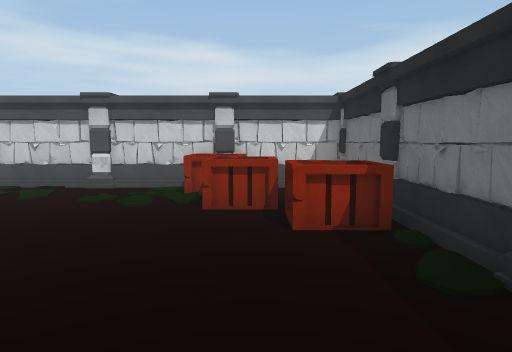
view 1 (above)

16 first-person views from a walk through a 3-D level made in the Unity game engine. The camera is 1.5 m above the floor, tilts 6° down and sees 75° across. The floor is counted in squares, 1 m on a side. Each view is taken from the middle of a square. On the plan, view 1 faces up. The plan holds only what a view shows up to about 15 squares ahead; the rest is blank. The place goes on beyond the plan. The player character is not drawn.

view 2
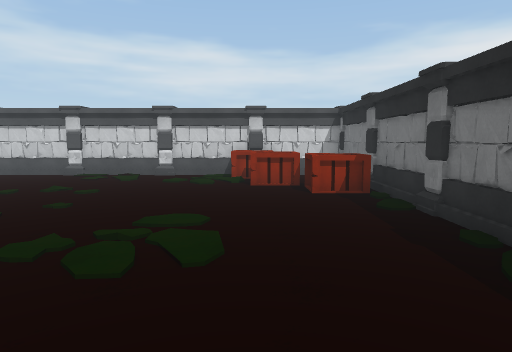

view 3
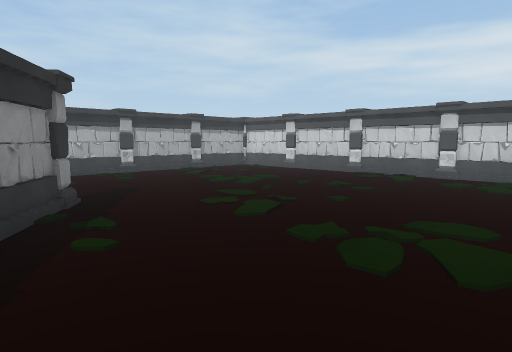

view 4
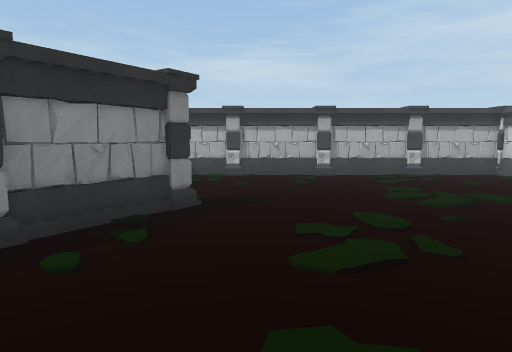

view 5
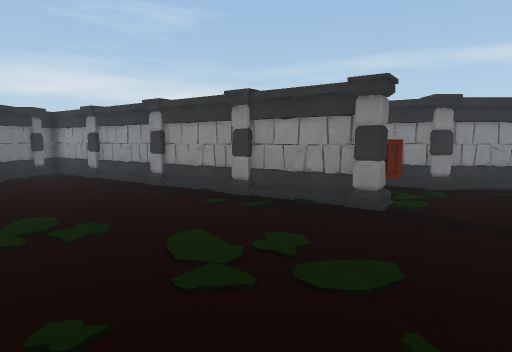

view 6
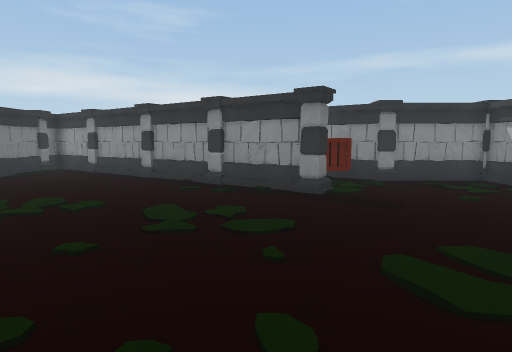

view 7
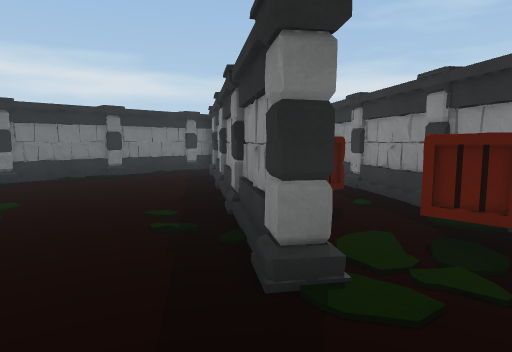

view 8
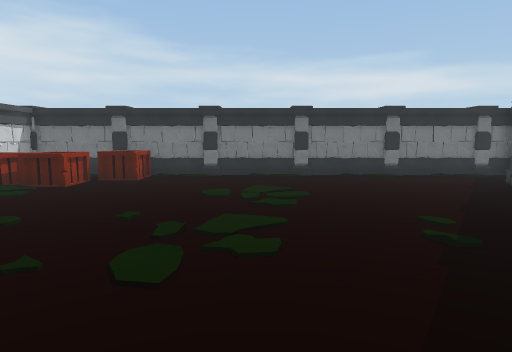

view 9
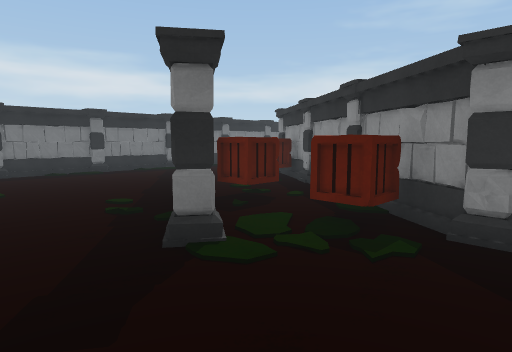

view 10
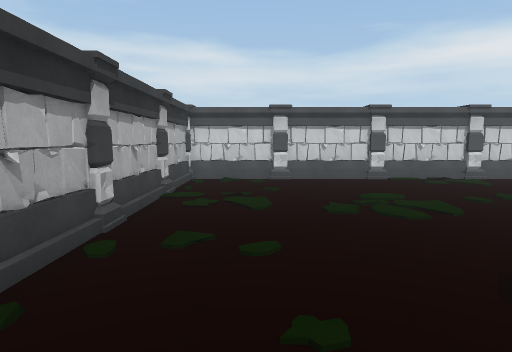

view 11
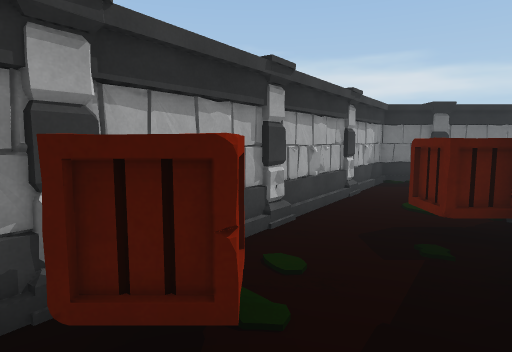

view 12
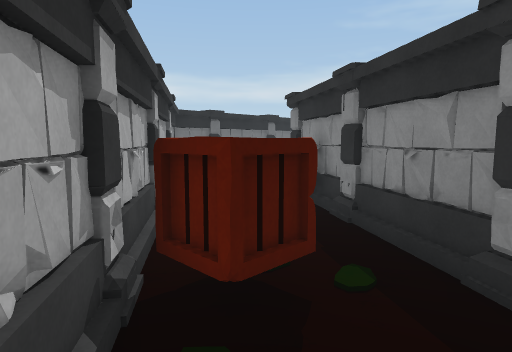

view 13
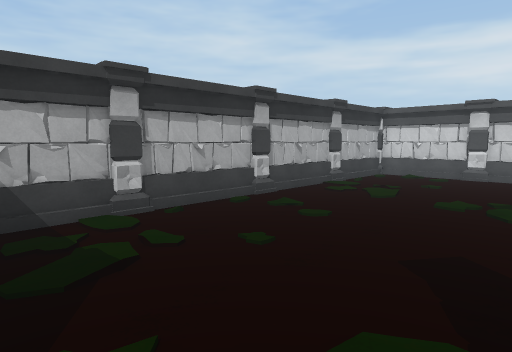

view 14
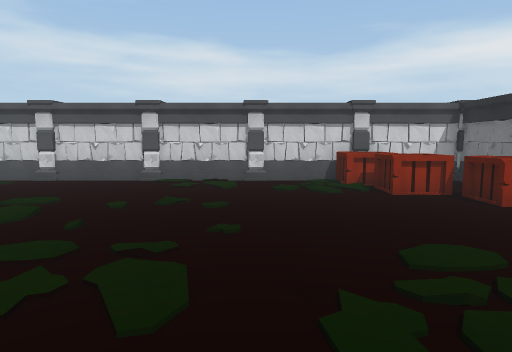

view 15
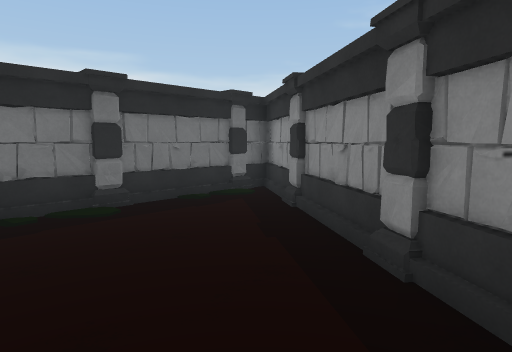

view 16
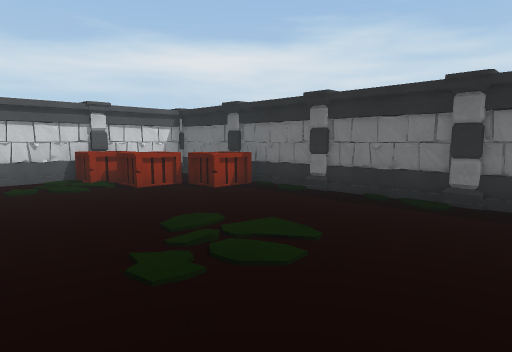

### Floor plan
Key: @ floor where view 1 was taken; # wall or solid block; . floor; / step, stairs or slope; C crate.
Columns run from 17 left of view 1 to 3 right of it. Each row starts with its distance up from view 1.
 11 #####################
 10 #..............CCC..#
  9 #............./CCC..#
  8 #...............CC..#
  7 #...............CCCC#
  6 #.................CC#
  5 #...../.............#
  4 #...................#
  3 #...................#
  2 #...................#
  1 #............./.....#
  0 #................@..#
 -1 #...................#
 -2 #......##...........#
 -3 #...../.###.........#
 -4 #.....C...##........#
 -5 ######CC.CC###......#
 -6      ##..CC ###.....#
 -7       ### ...###....#
 -8         ##.... ###..#
 -9          ###CC..#####
-10            ##C....#
-11             ##

Positions as (right, up) in squares from view 1, and headings:
1: (0, 0), facing up
2: (-1, -4), facing up
3: (-1, -4), facing up-left
4: (-2, 0), facing left
5: (-7, 6), facing down
6: (-8, 8), facing down
7: (-12, 1), facing down-right
8: (-12, 1), facing right
9: (-14, 1), facing down-right
10: (-14, -3), facing up
11: (-10, -6), facing right
12: (-10, -3), facing down-right
13: (-10, -4), facing up-left
14: (-5, -2), facing up
15: (-5, -2), facing down-right
16: (-6, -3), facing up-right
